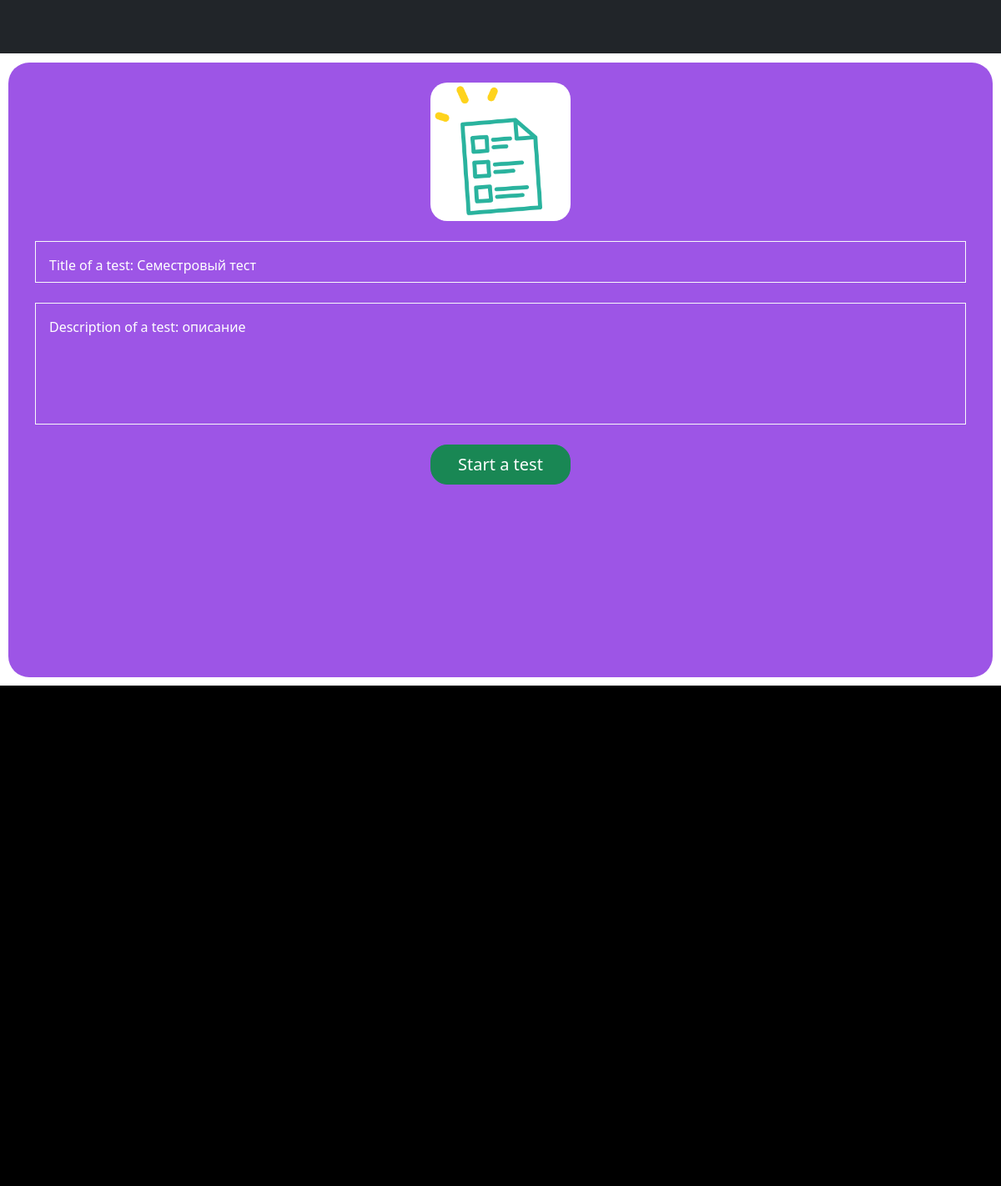
/test/start_a_test/21 (signed in), run on an earlier commit of the app's database.
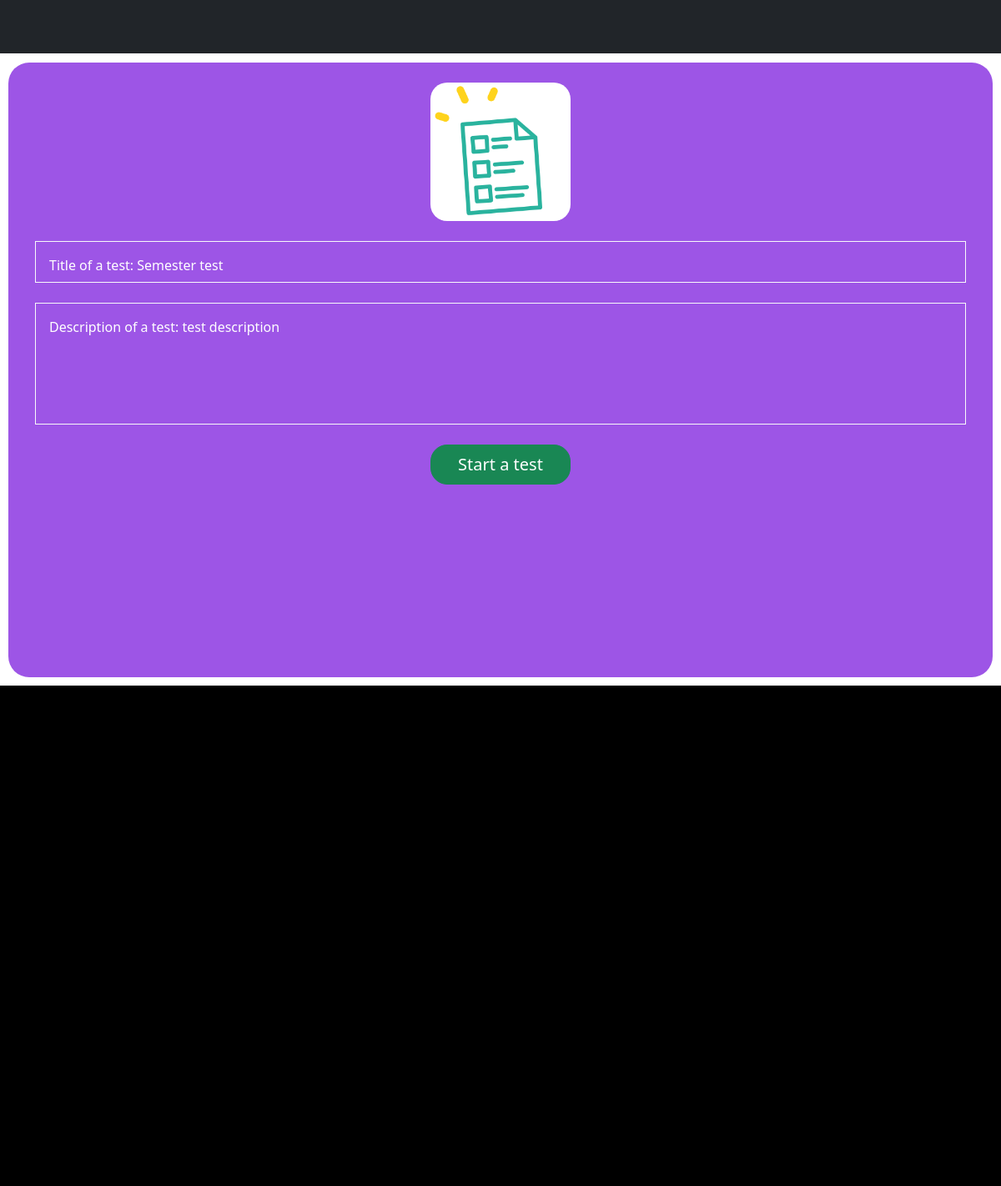
And on a later commit of the database.
### univ_app/models.py (models this page shows, shortened)
class Task(models.Model):
    title = models.CharField(max_length=200, default="", blank=True)
    description = models.TextField(default="", blank=True)
    subject = models.ForeignKey(
        "Subject", blank=True, null=True, on_delete=models.SET_NULL
    )
    created_at = models.DateTimeField(auto_now_add=True, null=True, blank=True)
    created_by = models.ForeignKey(
        "Teacher", blank=True, null=True, on_delete=models.SET_NULL
    )
    class Meta:
        abstract = True

class Test(Task):
    slug = models.SlugField(max_length=120, blank=True, null=True)
    link = models.CharField(max_length=1000, default="")
    image = models.ImageField(
        upload_to="uploads/", blank=True, null=True, default="test.png"
    )

### univ_app/decorators.py (the view)
        def wrapper(request, *args, **kwargs):
            group = None
            if request.user.groups.exists():
                group = request.user.groups.all()[0].name
            if group in allowed_groups:
                return view_func(request, *args, **kwargs)
            return HttpResponse("Permission denied")

### univ_app/views.py (called while the page is built)
@allowed_users(allowed_groups=["student"])
def start_a_test(request, testid):
    test = Test.objects.get(id=testid)
    ctx = {
        "test": test,
    }
    return render(request, "tester/take_test/start_a_test.html", ctx)

### templates/tester/take_test/start_a_test.html (shortened to what this page needs)
{% extends "tester_base.html"%}
{% block start_test %}
<div class = 'container'>
  <br>
  <img src="{{test.image.url}}" alt="" class = "center">
  <br>
  <div class="border border-light p-3 mb-4">
    <div class="text-wrap" style=" height: 1rem; width: 80%; color: white;">
      Title of a test: {{test.title}}
    </div>
  </div>
  <div class="border border-light p-3 mb-4">
    <div class="text-wrap" style=" height: 7rem; width: 80%; color: white;">
      Description of a test: {{test.description}}
    </div>
  </div>
  <form action = "{% url 'take_test' test.pk 0 %}">
      <button type="submit" class = "btn btn-success btn-lg center" name="button">Start a test</button>
  </form>
</div>
{% endblock %}

What changed in the data, as far as the page shows it:
changed Test: title "Семестровый тест" → "Semester test"; description "описание" → "test description"
